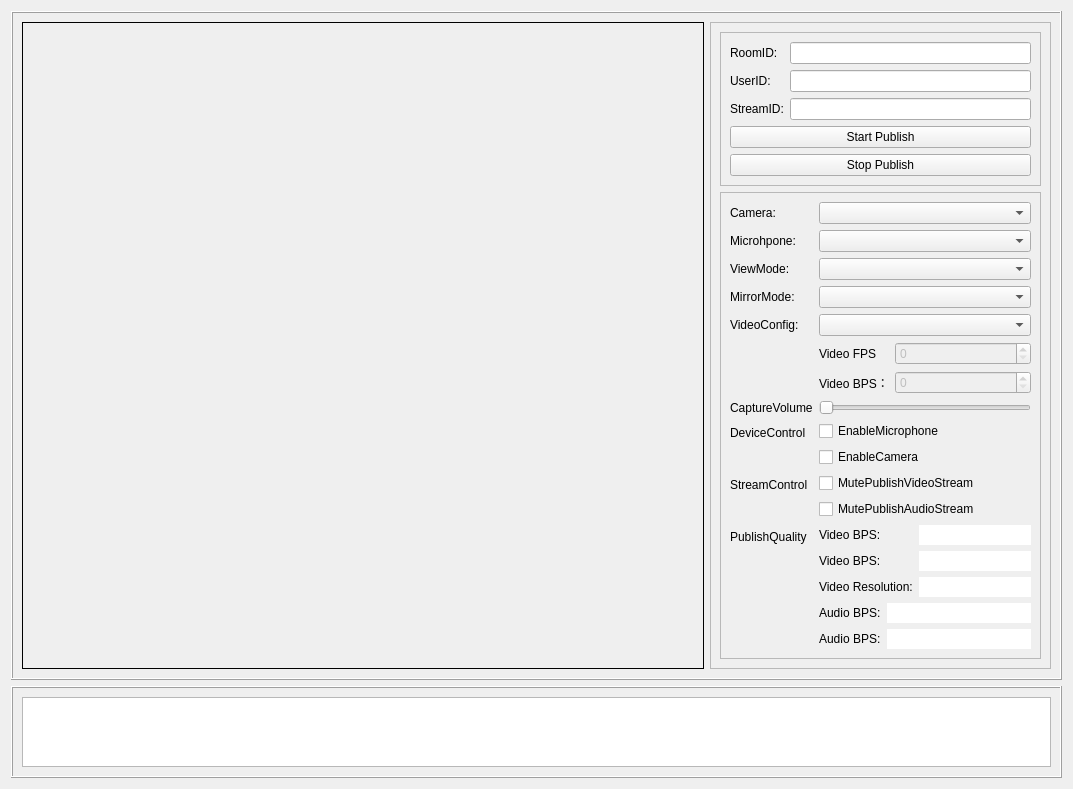
<?xml version="1.0" encoding="UTF-8"?>
<ui version="4.0">
 <class>ZegoPublishDemo</class>
 <widget class="QWidget" name="ZegoPublishDemo">
  <property name="geometry">
   <rect>
    <x>0</x>
    <y>0</y>
    <width>1073</width>
    <height>684</height>
   </rect>
  </property>
  <property name="windowTitle">
   <string>Form</string>
  </property>
  <layout class="QVBoxLayout" name="verticalLayout_3" stretch="3,1">
   <item>
    <widget class="QFrame" name="frame">
     <property name="frameShape">
      <enum>QFrame::Box</enum>
     </property>
     <property name="frameShadow">
      <enum>QFrame::Raised</enum>
     </property>
     <layout class="QHBoxLayout" name="horizontalLayout" stretch="2,1">
      <item>
       <widget class="QFrame" name="frame_local_video">
        <property name="sizePolicy">
         <sizepolicy hsizetype="Preferred" vsizetype="Expanding">
          <horstretch>0</horstretch>
          <verstretch>0</verstretch>
         </sizepolicy>
        </property>
        <property name="frameShape">
         <enum>QFrame::Box</enum>
        </property>
       </widget>
      </item>
      <item>
       <widget class="QFrame" name="frame_2">
        <property name="maximumSize">
         <size>
          <width>500</width>
          <height>16777215</height>
         </size>
        </property>
        <property name="frameShape">
         <enum>QFrame::StyledPanel</enum>
        </property>
        <property name="frameShadow">
         <enum>QFrame::Raised</enum>
        </property>
        <layout class="QVBoxLayout" name="verticalLayout" stretch="0,0,1">
         <item>
          <widget class="QFrame" name="frame_4">
           <property name="frameShape">
            <enum>QFrame::StyledPanel</enum>
           </property>
           <property name="frameShadow">
            <enum>QFrame::Raised</enum>
           </property>
           <layout class="QFormLayout" name="formLayout">
            <item row="0" column="0">
             <widget class="QLabel" name="label">
              <property name="text">
               <string>RoomID:</string>
              </property>
             </widget>
            </item>
            <item row="0" column="1">
             <widget class="QLineEdit" name="lineEdit_roomID">
              <property name="sizePolicy">
               <sizepolicy hsizetype="Preferred" vsizetype="Preferred">
                <horstretch>0</horstretch>
                <verstretch>0</verstretch>
               </sizepolicy>
              </property>
             </widget>
            </item>
            <item row="2" column="0">
             <widget class="QLabel" name="label_2">
              <property name="text">
               <string>StreamID:</string>
              </property>
             </widget>
            </item>
            <item row="2" column="1">
             <widget class="QLineEdit" name="lineEdit_streamID">
              <property name="sizePolicy">
               <sizepolicy hsizetype="Preferred" vsizetype="Preferred">
                <horstretch>0</horstretch>
                <verstretch>0</verstretch>
               </sizepolicy>
              </property>
             </widget>
            </item>
            <item row="6" column="0" colspan="2">
             <widget class="QPushButton" name="pushButton_startPublish">
              <property name="sizePolicy">
               <sizepolicy hsizetype="Preferred" vsizetype="Preferred">
                <horstretch>0</horstretch>
                <verstretch>0</verstretch>
               </sizepolicy>
              </property>
              <property name="text">
               <string>Start Publish</string>
              </property>
             </widget>
            </item>
            <item row="7" column="0" colspan="2">
             <widget class="QPushButton" name="pushButton_stopPublish">
              <property name="sizePolicy">
               <sizepolicy hsizetype="Preferred" vsizetype="Preferred">
                <horstretch>0</horstretch>
                <verstretch>0</verstretch>
               </sizepolicy>
              </property>
              <property name="text">
               <string>Stop Publish</string>
              </property>
             </widget>
            </item>
            <item row="1" column="1">
             <widget class="QLineEdit" name="lineEdit_userID">
              <property name="sizePolicy">
               <sizepolicy hsizetype="Preferred" vsizetype="Preferred">
                <horstretch>0</horstretch>
                <verstretch>0</verstretch>
               </sizepolicy>
              </property>
             </widget>
            </item>
            <item row="1" column="0">
             <widget class="QLabel" name="label_20">
              <property name="text">
               <string>UserID:</string>
              </property>
             </widget>
            </item>
           </layout>
          </widget>
         </item>
         <item>
          <widget class="QFrame" name="frame_3">
           <property name="frameShape">
            <enum>QFrame::StyledPanel</enum>
           </property>
           <property name="frameShadow">
            <enum>QFrame::Raised</enum>
           </property>
           <layout class="QFormLayout" name="formLayout_2">
            <item row="0" column="0">
             <widget class="QLabel" name="label_4">
              <property name="text">
               <string>Camera:</string>
              </property>
             </widget>
            </item>
            <item row="0" column="1">
             <widget class="QComboBox" name="comboBox_camera">
              <property name="sizePolicy">
               <sizepolicy hsizetype="Preferred" vsizetype="Preferred">
                <horstretch>0</horstretch>
                <verstretch>0</verstretch>
               </sizepolicy>
              </property>
              <property name="maximumSize">
               <size>
                <width>16777215</width>
                <height>16777215</height>
               </size>
              </property>
             </widget>
            </item>
            <item row="1" column="0">
             <widget class="QLabel" name="label_3">
              <property name="text">
               <string>Microhpone:</string>
              </property>
             </widget>
            </item>
            <item row="1" column="1">
             <widget class="QComboBox" name="comboBox_microphone">
              <property name="sizePolicy">
               <sizepolicy hsizetype="Preferred" vsizetype="Preferred">
                <horstretch>0</horstretch>
                <verstretch>0</verstretch>
               </sizepolicy>
              </property>
              <property name="maximumSize">
               <size>
                <width>16777215</width>
                <height>16777215</height>
               </size>
              </property>
             </widget>
            </item>
            <item row="2" column="0">
             <widget class="QLabel" name="label_5">
              <property name="text">
               <string>ViewMode:</string>
              </property>
             </widget>
            </item>
            <item row="2" column="1">
             <widget class="QComboBox" name="comboBox_viewmode">
              <property name="sizePolicy">
               <sizepolicy hsizetype="Preferred" vsizetype="Preferred">
                <horstretch>0</horstretch>
                <verstretch>0</verstretch>
               </sizepolicy>
              </property>
              <property name="maximumSize">
               <size>
                <width>16777215</width>
                <height>16777215</height>
               </size>
              </property>
             </widget>
            </item>
            <item row="3" column="0">
             <widget class="QLabel" name="label_9">
              <property name="text">
               <string>MirrorMode:</string>
              </property>
             </widget>
            </item>
            <item row="3" column="1">
             <widget class="QComboBox" name="comboBox_mirrormode">
              <property name="sizePolicy">
               <sizepolicy hsizetype="Preferred" vsizetype="Preferred">
                <horstretch>0</horstretch>
                <verstretch>0</verstretch>
               </sizepolicy>
              </property>
              <property name="maximumSize">
               <size>
                <width>16777215</width>
                <height>16777215</height>
               </size>
              </property>
             </widget>
            </item>
            <item row="4" column="0">
             <widget class="QLabel" name="label_11">
              <property name="text">
               <string>VideoConfig:</string>
              </property>
             </widget>
            </item>
            <item row="4" column="1">
             <widget class="QComboBox" name="comboBox_videoConfig">
              <property name="enabled">
               <bool>true</bool>
              </property>
              <property name="sizePolicy">
               <sizepolicy hsizetype="Preferred" vsizetype="Preferred">
                <horstretch>0</horstretch>
                <verstretch>0</verstretch>
               </sizepolicy>
              </property>
              <property name="maximumSize">
               <size>
                <width>16777215</width>
                <height>16777215</height>
               </size>
              </property>
             </widget>
            </item>
            <item row="6" column="1">
             <layout class="QFormLayout" name="formLayout_5">
              <item row="0" column="0">
               <widget class="QLabel" name="label_15">
                <property name="text">
                 <string>Video FPS</string>
                </property>
               </widget>
              </item>
              <item row="0" column="1">
               <widget class="QSpinBox" name="spinBox_videoFPS">
                <property name="enabled">
                 <bool>false</bool>
                </property>
               </widget>
              </item>
              <item row="1" column="0">
               <widget class="QLabel" name="label_18">
                <property name="text">
                 <string>Video BPS：</string>
                </property>
               </widget>
              </item>
              <item row="1" column="1">
               <widget class="QSpinBox" name="spinBox_videoBPS">
                <property name="enabled">
                 <bool>false</bool>
                </property>
                <property name="maximum">
                 <number>10000000</number>
                </property>
               </widget>
              </item>
             </layout>
            </item>
            <item row="7" column="0">
             <widget class="QLabel" name="label_12">
              <property name="text">
               <string>CaptureVolume</string>
              </property>
             </widget>
            </item>
            <item row="7" column="1">
             <widget class="QSlider" name="slider_captureVolume">
              <property name="sizePolicy">
               <sizepolicy hsizetype="Preferred" vsizetype="Preferred">
                <horstretch>0</horstretch>
                <verstretch>0</verstretch>
               </sizepolicy>
              </property>
              <property name="maximum">
               <number>100</number>
              </property>
              <property name="orientation">
               <enum>Qt::Horizontal</enum>
              </property>
             </widget>
            </item>
            <item row="8" column="0">
             <widget class="QLabel" name="label_14">
              <property name="text">
               <string>DeviceControl</string>
              </property>
             </widget>
            </item>
            <item row="8" column="1">
             <layout class="QVBoxLayout" name="verticalLayout_4">
              <item>
               <widget class="QCheckBox" name="checkBox_enableMicrophone">
                <property name="text">
                 <string>EnableMicrophone</string>
                </property>
               </widget>
              </item>
              <item>
               <widget class="QCheckBox" name="checkBox_enableCamera">
                <property name="text">
                 <string>EnableCamera</string>
                </property>
               </widget>
              </item>
             </layout>
            </item>
            <item row="9" column="0">
             <widget class="QLabel" name="label_10">
              <property name="text">
               <string>StreamControl</string>
              </property>
             </widget>
            </item>
            <item row="9" column="1">
             <layout class="QVBoxLayout" name="verticalLayout_5">
              <item>
               <widget class="QCheckBox" name="checkBox_mutePublishStreamVideo">
                <property name="text">
                 <string>MutePublishVideoStream</string>
                </property>
               </widget>
              </item>
              <item>
               <widget class="QCheckBox" name="checkBox_mutePublishStreamAudio">
                <property name="text">
                 <string>MutePublishAudioStream</string>
                </property>
               </widget>
              </item>
             </layout>
            </item>
            <item row="10" column="0">
             <widget class="QLabel" name="label_13">
              <property name="text">
               <string>PublishQuality</string>
              </property>
             </widget>
            </item>
            <item row="10" column="1">
             <layout class="QFormLayout" name="formLayout_3">
              <item row="0" column="0">
               <widget class="QLabel" name="label_8">
                <property name="text">
                 <string>Video BPS:</string>
                </property>
               </widget>
              </item>
              <item row="0" column="1">
               <widget class="QLineEdit" name="lineEdit_videoFPS">
                <property name="frame">
                 <bool>false</bool>
                </property>
                <property name="readOnly">
                 <bool>true</bool>
                </property>
               </widget>
              </item>
              <item row="1" column="0">
               <widget class="QLabel" name="label_6">
                <property name="text">
                 <string>Video BPS:</string>
                </property>
               </widget>
              </item>
              <item row="1" column="1">
               <widget class="QLineEdit" name="lineEdit_videoBPS">
                <property name="frame">
                 <bool>false</bool>
                </property>
                <property name="readOnly">
                 <bool>true</bool>
                </property>
               </widget>
              </item>
              <item row="2" column="0">
               <widget class="QLabel" name="label_7">
                <property name="text">
                 <string>Video Resolution:</string>
                </property>
               </widget>
              </item>
              <item row="2" column="1">
               <widget class="QLineEdit" name="lineEdit_resolution">
                <property name="frame">
                 <bool>false</bool>
                </property>
                <property name="readOnly">
                 <bool>true</bool>
                </property>
               </widget>
              </item>
             </layout>
            </item>
            <item row="11" column="1">
             <layout class="QFormLayout" name="formLayout_4">
              <item row="0" column="0">
               <widget class="QLabel" name="label_16">
                <property name="text">
                 <string>Audio BPS:</string>
                </property>
               </widget>
              </item>
              <item row="0" column="1">
               <widget class="QLineEdit" name="lineEdit_audioFPS">
                <property name="frame">
                 <bool>false</bool>
                </property>
                <property name="readOnly">
                 <bool>true</bool>
                </property>
               </widget>
              </item>
              <item row="1" column="0">
               <widget class="QLabel" name="label_17">
                <property name="text">
                 <string>Audio BPS:</string>
                </property>
               </widget>
              </item>
              <item row="1" column="1">
               <widget class="QLineEdit" name="lineEdit_audioBPS">
                <property name="frame">
                 <bool>false</bool>
                </property>
                <property name="readOnly">
                 <bool>true</bool>
                </property>
               </widget>
              </item>
             </layout>
            </item>
           </layout>
          </widget>
         </item>
         <item>
          <spacer name="verticalSpacer">
           <property name="orientation">
            <enum>Qt::Vertical</enum>
           </property>
           <property name="sizeHint" stdset="0">
            <size>
             <width>20</width>
             <height>40</height>
            </size>
           </property>
          </spacer>
         </item>
        </layout>
       </widget>
      </item>
     </layout>
    </widget>
   </item>
   <item>
    <widget class="QFrame" name="frame_5">
     <property name="sizePolicy">
      <sizepolicy hsizetype="Preferred" vsizetype="Preferred">
       <horstretch>0</horstretch>
       <verstretch>0</verstretch>
      </sizepolicy>
     </property>
     <property name="minimumSize">
      <size>
       <width>300</width>
       <height>0</height>
      </size>
     </property>
     <property name="maximumSize">
      <size>
       <width>16777215</width>
       <height>16777215</height>
      </size>
     </property>
     <property name="frameShape">
      <enum>QFrame::Box</enum>
     </property>
     <property name="frameShadow">
      <enum>QFrame::Raised</enum>
     </property>
     <layout class="QVBoxLayout" name="verticalLayout_2">
      <item>
       <widget class="QTextEdit" name="textEdit_log">
        <property name="html">
         <string>&lt;!DOCTYPE HTML PUBLIC &quot;-//W3C//DTD HTML 4.0//EN&quot; &quot;http://www.w3.org/TR/REC-html40/strict.dtd&quot;&gt;
&lt;html&gt;&lt;head&gt;&lt;meta name=&quot;qrichtext&quot; content=&quot;1&quot; /&gt;&lt;style type=&quot;text/css&quot;&gt;
p, li { white-space: pre-wrap; }
&lt;/style&gt;&lt;/head&gt;&lt;body style=&quot; font-family:'SimSun'; font-size:9pt; font-weight:400; font-style:normal;&quot;&gt;
&lt;p style=&quot;-qt-paragraph-type:empty; margin-top:0px; margin-bottom:0px; margin-left:0px; margin-right:0px; -qt-block-indent:0; text-indent:0px;&quot;&gt;&lt;br /&gt;&lt;/p&gt;&lt;/body&gt;&lt;/html&gt;</string>
        </property>
       </widget>
      </item>
     </layout>
    </widget>
   </item>
  </layout>
 </widget>
 <resources/>
 <connections/>
</ui>
